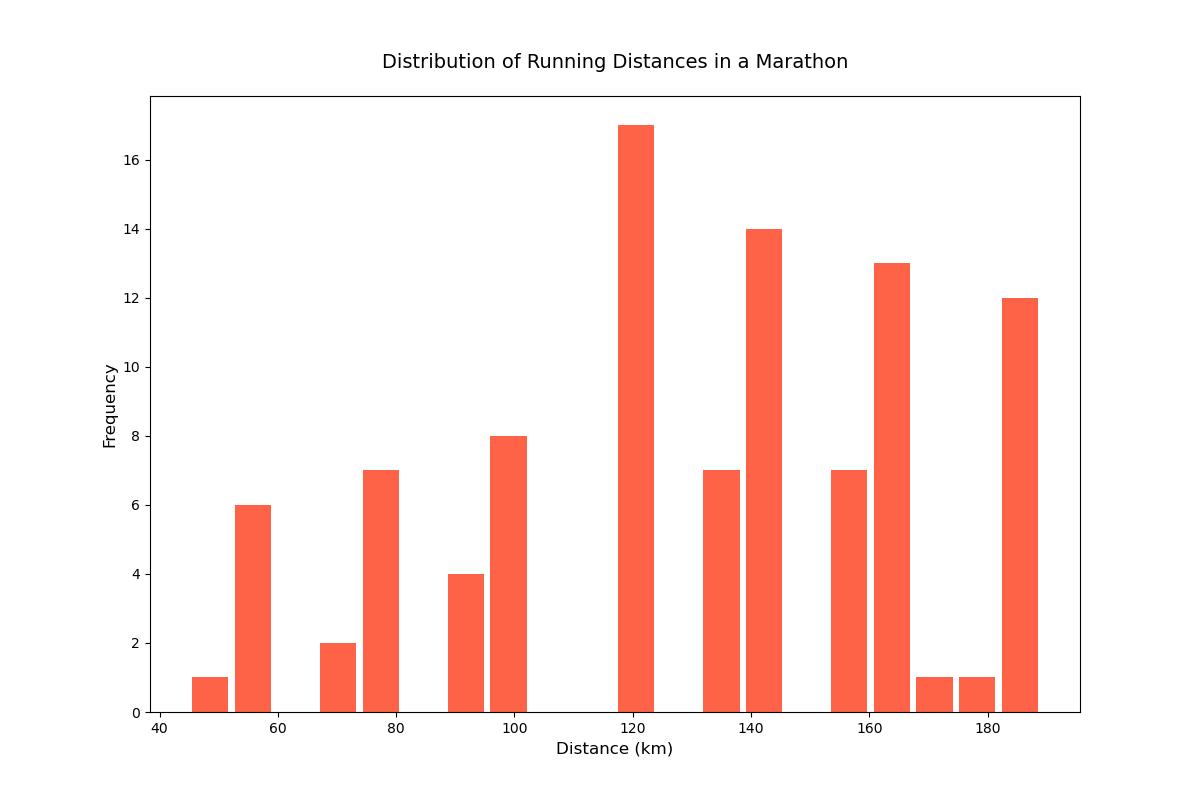

This chart was generated by the following Python code:
import matplotlib.pyplot as plt

# Data points
distances = [
    102, 56, 89, 134, 189, 78, 123, 45, 67, 98, 156, 189, 172, 93, 134, 56, 143,
    187, 167, 78, 102, 156, 189, 167, 93, 124, 57, 143, 178, 134, 56, 102, 189,
    189, 78, 123, 167, 142, 67, 89, 134, 167, 156, 124, 189, 123, 56, 134, 143,
    189, 124, 78, 123, 167, 187, 145, 98, 156, 167, 145, 123, 189, 124, 167, 98,
    56, 187, 143, 124, 123, 78, 143, 167, 134, 123, 145, 156, 167, 102, 123, 124,
    167, 143, 156, 189, 124, 145, 167, 78, 134, 143, 156, 167, 124, 145, 167, 124,
    78, 98, 145
]

# Set up the figure size and resolution
plt.figure(figsize=(12, 8), dpi=100)

# Create histogram, switch to vertical bar
plt.hist(distances, bins=20, color='#FF6347', rwidth=0.85)

# Customize the histogram
plt.title('Distribution of Running Distances in a Marathon', fontsize=14, pad=20)
plt.xlabel('Distance (km)', fontsize=12)
plt.ylabel('Frequency', fontsize=12)

# Show the histogram
plt.show()
